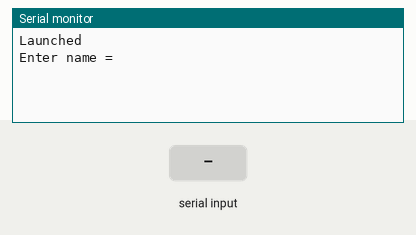
Simulated run of this sketch. Board: Arduino Uno, built with avr-gcc and run on an emulated ATmega328P. Parts: the last lines printed to the serial monitor. Inputs (shaded band) come from the test bench.

Above: at 1.2 s.
1.3 s: "1\n" received over Serial
At 3.1 s:
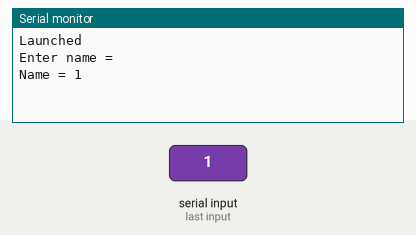
3.8 s: "0\n" received over Serial
At 5.2 s:
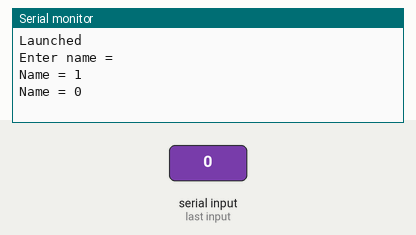
5.3 s: "2\n" received over Serial
At 7.7 s:
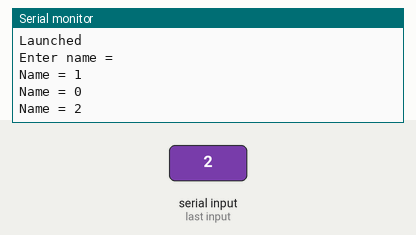

Measured:
- after the input at 1.3 s, the serial monitor: prints a new line after 1.0 s (image 1)
- after the input at 3.8 s, the serial monitor: prints a new line after 1.0 s (image 2)
- after the input at 5.3 s, the serial monitor: prints a new line after 1.5 s (image 3)

The sketch:

Program_1.ino
```cpp
// Возвращаем отправленное значение через последовательный порт
void setup() {
  // Открываем порт на скорости 9600 бод
  Serial.begin(9600);
  Serial.println("Launched");
  Serial.println("Enter name = ");

}


void loop() {
  while(Serial.available() > 0) {
    delay(1000);
    String name = Serial.readStringUntil('\n');
    Serial.print("Name = ");
    Serial.println(name);
    delay(1000);
}
}
```
